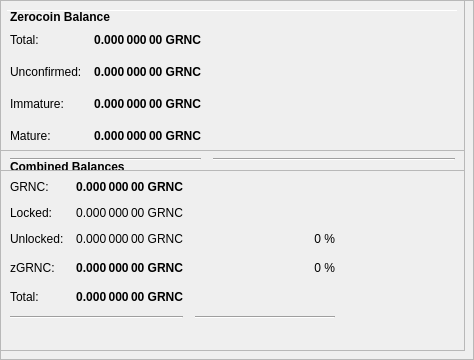
        <widget class="QFrame" name="frameObfuscation">
         <property name="minimumSize">
          <size>
           <width>0</width>
           <height>350</height>
          </size>
         </property>
         <property name="layoutDirection">
          <enum>Qt::LeftToRight</enum>
         </property>
         <property name="frameShape">
          <enum>QFrame::StyledPanel</enum>
         </property>
         <property name="frameShadow">
          <enum>QFrame::Raised</enum>
         </property>
         <widget class="QPushButton" name="runAutoDenom">
          <property name="geometry">
           <rect>
            <x>251</x>
            <y>17</y>
            <width>1</width>
            <height>1</height>
           </rect>
          </property>
          <property name="palette">
           <palette>
            <active>
             <colorrole role="WindowText">
              <brush brushstyle="SolidPattern">
               <color alpha="255">
                <red>0</red>
                <green>0</green>
                <blue>0</blue>
               </color>
              </brush>
             </colorrole>
             <colorrole role="Button">
              <brush brushstyle="SolidPattern">
               <color alpha="255">
                <red>239</red>
                <green>238</green>
                <blue>238</blue>
               </color>
              </brush>
             </colorrole>
             <colorrole role="Light">
              <brush brushstyle="SolidPattern">
               <color alpha="255">
                <red>255</red>
                <green>255</green>
                <blue>255</blue>
               </color>
              </brush>
             </colorrole>
             <colorrole role="Midlight">
              <brush brushstyle="SolidPattern">
               <color alpha="255">
                <red>247</red>
                <green>246</green>
                <blue>246</blue>
               </color>
              </brush>
             </colorrole>
             <colorrole role="Dark">
              <brush brushstyle="SolidPattern">
               <color alpha="255">
                <red>119</red>
                <green>119</green>
                <blue>119</blue>
               </color>
              </brush>
             </colorrole>
             <colorrole role="Mid">
              <brush brushstyle="SolidPattern">
               <color alpha="255">
                <red>159</red>
                <green>159</green>
                <blue>159</blue>
               </color>
              </brush>
             </colorrole>
             <colorrole role="Text">
              <brush brushstyle="SolidPattern">
               <color alpha="255">
                <red>0</red>
                <green>0</green>
                <blue>0</blue>
               </color>
              </brush>
             </colorrole>
             <colorrole role="BrightText">
              <brush brushstyle="SolidPattern">
               <color alpha="255">
                <red>255</red>
                <green>255</green>
                <blue>255</blue>
               </color>
              </brush>
             </colorrole>
             <colorrole role="ButtonText">
              <brush brushstyle="SolidPattern">
               <color alpha="255">
                <red>0</red>
                <green>0</green>
                <blue>0</blue>
               </color>
              </brush>
             </colorrole>
             <colorrole role="Base">
              <brush brushstyle="SolidPattern">
               <color alpha="255">
                <red>255</red>
                <green>255</green>
                <blue>255</blue>
               </color>
              </brush>
             </colorrole>
             <colorrole role="Window">
              <brush brushstyle="SolidPattern">
               <color alpha="255">
                <red>239</red>
                <green>238</green>
                <blue>238</blue>
               </color>
              </brush>
             </colorrole>
             <colorrole role="Shadow">
              <brush brushstyle="SolidPattern">
               <color alpha="255">
                <red>0</red>
                <green>0</green>
                <blue>0</blue>
               </color>
              </brush>
             </colorrole>
             <colorrole role="AlternateBase">
              <brush brushstyle="SolidPattern">
               <color alpha="255">
                <red>247</red>
                <green>246</green>
                <blue>246</blue>
               </color>
              </brush>
             </colorrole>
             <colorrole role="ToolTipBase">
              <brush brushstyle="SolidPattern">
               <color alpha="255">
                <red>255</red>
                <green>255</green>
                <blue>220</blue>
               </color>
              </brush>
             </colorrole>
             <colorrole role="ToolTipText">
              <brush brushstyle="SolidPattern">
               <color alpha="255">
                <red>0</red>
                <green>0</green>
                <blue>0</blue>
               </color>
              </brush>
             </colorrole>
            </active>
            <inactive>
             <colorrole role="WindowText">
              <brush brushstyle="SolidPattern">
               <color alpha="255">
                <red>0</red>
                <green>0</green>
                <blue>0</blue>
               </color>
              </brush>
             </colorrole>
             <colorrole role="Button">
              <brush brushstyle="SolidPattern">
               <color alpha="255">
                <red>239</red>
                <green>238</green>
                <blue>238</blue>
               </color>
              </brush>
             </colorrole>
             <colorrole role="Light">
              <brush brushstyle="SolidPattern">
               <color alpha="255">
                <red>255</red>
                <green>255</green>
                <blue>255</blue>
               </color>
              </brush>
             </colorrole>
             <colorrole role="Midlight">
              <brush brushstyle="SolidPattern">
               <color alpha="255">
                <red>247</red>
                <green>246</green>
                <blue>246</blue>
               </color>
              </brush>
             </colorrole>
             <colorrole role="Dark">
              <brush brushstyle="SolidPattern">
               <color alpha="255">
                <red>119</red>
                <green>119</green>
                <blue>119</blue>
               </color>
              </brush>
             </colorrole>
             <colorrole role="Mid">
              <brush brushstyle="SolidPattern">
               <color alpha="255">
                <red>159</red>
                <green>159</green>
                <blue>159</blue>
               </color>
              </brush>
             </colorrole>
             <colorrole role="Text">
              <brush brushstyle="SolidPattern">
               <color alpha="255">
                <red>0</red>
                <green>0</green>
                <blue>0</blue>
               </color>
              </brush>
             </colorrole>
             <colorrole role="BrightText">
              <brush brushstyle="SolidPattern">
               <color alpha="255">
                <red>255</red>
                <green>255</green>
                <blue>255</blue>
               </color>
              </brush>
             </colorrole>
             <colorrole role="ButtonText">
              <brush brushstyle="SolidPattern">
               <color alpha="255">
                <red>0</red>
                <green>0</green>
                <blue>0</blue>
               </color>
              </brush>
             </colorrole>
             <colorrole role="Base">
              <brush brushstyle="SolidPattern">
               <color alpha="255">
                <red>255</red>
                <green>255</green>
                <blue>255</blue>
               </color>
              </brush>
             </colorrole>
             <colorrole role="Window">
              <brush brushstyle="SolidPattern">
               <color alpha="255">
                <red>239</red>
                <green>238</green>
                <blue>238</blue>
               </color>
              </brush>
             </colorrole>
             <colorrole role="Shadow">
              <brush brushstyle="SolidPattern">
               <color alpha="255">
                <red>0</red>
                <green>0</green>
                <blue>0</blue>
               </color>
              </brush>
             </colorrole>
             <colorrole role="AlternateBase">
              <brush brushstyle="SolidPattern">
               <color alpha="255">
                <red>247</red>
                <green>246</green>
                <blue>246</blue>
               </color>
              </brush>
             </colorrole>
             <colorrole role="ToolTipBase">
              <brush brushstyle="SolidPattern">
               <color alpha="255">
                <red>255</red>
                <green>255</green>
                <blue>220</blue>
               </color>
              </brush>
             </colorrole>
             <colorrole role="ToolTipText">
              <brush brushstyle="SolidPattern">
               <color alpha="255">
                <red>0</red>
                <green>0</green>
                <blue>0</blue>
               </color>
              </brush>
             </colorrole>
            </inactive>
            <disabled>
             <colorrole role="WindowText">
              <brush brushstyle="SolidPattern">
               <color alpha="255">
                <red>119</red>
                <green>119</green>
                <blue>119</blue>
               </color>
              </brush>
             </colorrole>
             <colorrole role="Button">
              <brush brushstyle="SolidPattern">
               <color alpha="255">
                <red>239</red>
                <green>238</green>
                <blue>238</blue>
               </color>
              </brush>
             </colorrole>
             <colorrole role="Light">
              <brush brushstyle="SolidPattern">
               <color alpha="255">
                <red>255</red>
                <green>255</green>
                <blue>255</blue>
               </color>
              </brush>
             </colorrole>
             <colorrole role="Midlight">
              <brush brushstyle="SolidPattern">
               <color alpha="255">
                <red>247</red>
                <green>246</green>
                <blue>246</blue>
               </color>
              </brush>
             </colorrole>
             <colorrole role="Dark">
              <brush brushstyle="SolidPattern">
               <color alpha="255">
                <red>119</red>
                <green>119</green>
                <blue>119</blue>
               </color>
              </brush>
             </colorrole>
             <colorrole role="Mid">
              <brush brushstyle="SolidPattern">
               <color alpha="255">
                <red>159</red>
                <green>159</green>
                <blue>159</blue>
               </color>
              </brush>
             </colorrole>
             <colorrole role="Text">
              <brush brushstyle="SolidPattern">
               <color alpha="255">
                <red>119</red>
                <green>119</green>
                <blue>119</blue>
               </color>
              </brush>
             </colorrole>
             <colorrole role="BrightText">
              <brush brushstyle="SolidPattern">
               <color alpha="255">
                <red>255</red>
                <green>255</green>
                <blue>255</blue>
               </color>
              </brush>
             </colorrole>
             <colorrole role="ButtonText">
              <brush brushstyle="SolidPattern">
               <color alpha="255">
                <red>119</red>
                <green>119</green>
                <blue>119</blue>
               </color>
              </brush>
             </colorrole>
             <colorrole role="Base">
              <brush brushstyle="SolidPattern">
               <color alpha="255">
                <red>239</red>
                <green>238</green>
                <blue>238</blue>
               </color>
              </brush>
             </colorrole>
             <colorrole role="Window">
              <brush brushstyle="SolidPattern">
               <color alpha="255">
                <red>239</red>
                <green>238</green>
                <blue>238</blue>
               </color>
              </brush>
             </colorrole>
             <colorrole role="Shadow">
              <brush brushstyle="SolidPattern">
               <color alpha="255">
                <red>0</red>
                <green>0</green>
                <blue>0</blue>
               </color>
              </brush>
             </colorrole>
             <colorrole role="AlternateBase">
              <brush brushstyle="SolidPattern">
               <color alpha="255">
                <red>239</red>
                <green>238</green>
                <blue>238</blue>
               </color>
              </brush>
             </colorrole>
             <colorrole role="ToolTipBase">
              <brush brushstyle="SolidPattern">
               <color alpha="255">
                <red>255</red>
                <green>255</green>
                <blue>220</blue>
               </color>
              </brush>
             </colorrole>
             <colorrole role="ToolTipText">
              <brush brushstyle="SolidPattern">
               <color alpha="255">
                <red>0</red>
                <green>0</green>
                <blue>0</blue>
               </color>
              </brush>
             </colorrole>
            </disabled>
           </palette>
          </property>
          <property name="focusPolicy">
           <enum>Qt::NoFocus</enum>
          </property>
          <property name="autoFillBackground">
           <bool>true</bool>
          </property>
          <property name="text">
           <string/>
          </property>
          <property name="flat">
           <bool>true</bool>
          </property>
         </widget>
         <widget class="Line" name="line">
          <property name="geometry">
           <rect>
            <x>7</x>
            <y>10</y>
            <width>451</width>
            <height>1</height>
           </rect>
          </property>
          <property name="orientation">
           <enum>Qt::Horizontal</enum>
          </property>
         </widget>
         <widget class="QFrame" name="frame_3">
          <property name="geometry">
           <rect>
            <x>0</x>
            <y>150</y>
            <width>465</width>
            <height>201</height>
           </rect>
          </property>
          <property name="frameShape">
           <enum>QFrame::StyledPanel</enum>
          </property>
          <property name="frameShadow">
           <enum>QFrame::Raised</enum>
          </property>
          <layout class="QVBoxLayout" name="verticalLayout_5">
           <item>
            <layout class="QHBoxLayout" name="horizontalLayout_5" stretch="0">
             <item>
              <widget class="QLabel" name="label_5z">
               <property name="maximumSize">
                <size>
                 <width>16777215</width>
                 <height>20</height>
                </size>
               </property>
               <property name="font">
                <font>
                 <weight>75</weight>
                 <bold>true</bold>
                </font>
               </property>
               <property name="toolTip">
                <string>Combined Balances (including unconfirmed and immature coins)</string>
               </property>
               <property name="text">
                <string>&lt;html&gt;&lt;head/&gt;&lt;body&gt;&lt;p&gt;Combined Balances&lt;/p&gt;&lt;/body&gt;&lt;/html&gt;</string>
               </property>
              </widget>
             </item>
            </layout>
           </item>
           <item>
            <layout class="QGridLayout" name="gridLayout_3">
             <property name="spacing">
              <number>12</number>
             </property>
             <item row="7" column="0" colspan="2">
              <widget class="Line" name="lineSpendableBalance_3">
               <property name="orientation">
                <enum>Qt::Horizontal</enum>
               </property>
              </widget>
             </item>
             <item row="7" column="2">
              <widget class="Line" name="lineWatchBalance_3">
               <property name="sizePolicy">
                <sizepolicy hsizetype="Preferred" vsizetype="Fixed">
                 <horstretch>0</horstretch>
                 <verstretch>0</verstretch>
                </sizepolicy>
               </property>
               <property name="minimumSize">
                <size>
                 <width>140</width>
                 <height>0</height>
                </size>
               </property>
               <property name="orientation">
                <enum>Qt::Horizontal</enum>
               </property>
              </widget>
             </item>
             <item row="4" column="1">
              <widget class="QLabel" name="labelzBalancez">
               <property name="font">
                <font>
                 <weight>75</weight>
                 <bold>true</bold>
                </font>
               </property>
               <property name="cursor">
                <cursorShape>IBeamCursor</cursorShape>
               </property>
               <property name="toolTip">
                <string>Total of transactions that have yet to be confirmed, and do not yet count toward the spendable balance</string>
               </property>
               <property name="text">
                <string notr="true">0.000 000 00 GRNC</string>
               </property>
               <property name="alignment">
                <set>Qt::AlignRight|Qt::AlignTrailing|Qt::AlignVCenter</set>
               </property>
               <property name="textInteractionFlags">
                <set>Qt::LinksAccessibleByMouse|Qt::TextSelectableByKeyboard|Qt::TextSelectableByMouse</set>
               </property>
              </widget>
             </item>
             <item row="6" column="1">
              <widget class="QLabel" name="labelTotalz">
               <property name="font">
                <font>
                 <weight>75</weight>
                 <bold>true</bold>
                </font>
               </property>
               <property name="cursor">
                <cursorShape>IBeamCursor</cursorShape>
               </property>
               <property name="toolTip">
                <string>Total Balance, including unconfirmed and immature coins.</string>
               </property>
               <property name="text">
                <string notr="true">0.000 000 00 GRNC</string>
               </property>
               <property name="alignment">
                <set>Qt::AlignRight|Qt::AlignTrailing|Qt::AlignVCenter</set>
               </property>
               <property name="textInteractionFlags">
                <set>Qt::LinksAccessibleByMouse|Qt::TextSelectableByKeyboard|Qt::TextSelectableByMouse</set>
               </property>
              </widget>
             </item>
             <item row="4" column="3">
              <spacer name="horizontalSpacer_6">
               <property name="orientation">
                <enum>Qt::Horizontal</enum>
               </property>
               <property name="sizeHint" stdset="0">
                <size>
                 <width>40</width>
                 <height>20</height>
                </size>
               </property>
              </spacer>
             </item>
             <item row="6" column="0">
              <widget class="QLabel" name="labelTotalTextz">
               <property name="text">
                <string>Total:</string>
               </property>
              </widget>
             </item>
             <item row="1" column="0">
              <widget class="QLabel" name="labelBalanceTextz">
               <property name="text">
                <string>GRNC:</string>
               </property>
              </widget>
             </item>
             <item row="1" column="1">
              <widget class="QLabel" name="labelBalancez">
               <property name="font">
                <font>
                 <weight>75</weight>
                 <bold>true</bold>
                </font>
               </property>
               <property name="cursor">
                <cursorShape>IBeamCursor</cursorShape>
               </property>
               <property name="toolTip">
                <string>Your current spendable balance</string>
               </property>
               <property name="text">
                <string notr="true">0.000 000 00 GRNC</string>
               </property>
               <property name="alignment">
                <set>Qt::AlignRight|Qt::AlignTrailing|Qt::AlignVCenter</set>
               </property>
               <property name="textInteractionFlags">
                <set>Qt::LinksAccessibleByMouse|Qt::TextSelectableByKeyboard|Qt::TextSelectableByMouse</set>
               </property>
              </widget>
             </item>
             <item row="4" column="0">
              <widget class="QLabel" name="labelzBalanceTextz">
               <property name="toolTip">
                <string/>
               </property>
               <property name="text">
                <string>zGRNC:</string>
               </property>
              </widget>
             </item>
             <item row="4" column="2">
              <widget class="QLabel" name="labelzGRNCPercent">
               <property name="toolTip">
                <string>Current percentage of zGRNC.
If AutoMint is enabled this percentage will settle around the configured AutoMint percentage (default = 10%)</string>
               </property>
               <property name="text">
                <string>0 %</string>
               </property>
               <property name="alignment">
                <set>Qt::AlignRight|Qt::AlignTrailing|Qt::AlignVCenter</set>
               </property>
              </widget>
             </item>
             <item row="6" column="2">
              <widget class="QLabel" name="label100Percent">
               <property name="text">
                <string/>
               </property>
               <property name="alignment">
                <set>Qt::AlignRight|Qt::AlignTrailing|Qt::AlignVCenter</set>
               </property>
              </widget>
             </item>
             <item row="2" column="1">
              <widget class="QLabel" name="labelLockedBalance">
               <property name="toolTip">
                <string>Locked GRNC or Masternode collaterals. These are excluded from zGRNC minting.</string>
               </property>
               <property name="text">
                <string>0.000 000 00 GRNC</string>
               </property>
               <property name="alignment">
                <set>Qt::AlignRight|Qt::AlignTrailing|Qt::AlignVCenter</set>
               </property>
              </widget>
             </item>
             <item row="2" column="0">
              <widget class="QLabel" name="labelLockedBalanceText">
               <property name="toolTip">
                <string>Locked GRNC or Masternode collaterals. These are excluded from zGRNC minting.</string>
               </property>
               <property name="text">
                <string>Locked:</string>
               </property>
              </widget>
             </item>
             <item row="3" column="0">
              <widget class="QLabel" name="labelUnLockedBalanceText">
               <property name="toolTip">
                <string>Unlocked GRNCs. These can be used for zGRNC minting.</string>
               </property>
               <property name="text">
                <string>Unlocked:</string>
               </property>
              </widget>
             </item>
             <item row="3" column="1">
              <widget class="QLabel" name="labelUnLockedBalance">
               <property name="toolTip">
                <string>Unlocked GRNCs. These can be used for zGRNC minting.</string>
               </property>
               <property name="text">
                <string>0.000 000 00 GRNC</string>
               </property>
               <property name="alignment">
                <set>Qt::AlignRight|Qt::AlignTrailing|Qt::AlignVCenter</set>
               </property>
              </widget>
             </item>
             <item row="3" column="2">
              <widget class="QLabel" name="labelGRNCPercent">
               <property name="text">
                <string>0 %</string>
               </property>
               <property name="alignment">
                <set>Qt::AlignRight|Qt::AlignTrailing|Qt::AlignVCenter</set>
               </property>
              </widget>
             </item>
            </layout>
           </item>
           <item>
            <spacer name="verticalSpacer">
             <property name="orientation">
              <enum>Qt::Vertical</enum>
             </property>
             <property name="sizeHint" stdset="0">
              <size>
               <width>20</width>
               <height>40</height>
              </size>
             </property>
            </spacer>
           </item>
          </layout>
         </widget>
         <widget class="QFrame" name="frame_4">
          <property name="geometry">
           <rect>
            <x>0</x>
            <y>0</y>
            <width>465</width>
            <height>171</height>
           </rect>
          </property>
          <property name="frameShape">
           <enum>QFrame::StyledPanel</enum>
          </property>
          <property name="frameShadow">
           <enum>QFrame::Raised</enum>
          </property>
          <layout class="QVBoxLayout" name="verticalLayout_7">
           <item>
            <layout class="QHBoxLayout" name="horizontalLayout_8" stretch="0">
             <item>
              <widget class="QLabel" name="label_5z_3">
               <property name="maximumSize">
                <size>
                 <width>16777215</width>
                 <height>20</height>
                </size>
               </property>
               <property name="font">
                <font>
                 <weight>75</weight>
                 <bold>true</bold>
                </font>
               </property>
               <property name="text">
                <string>Zerocoin Balance</string>
               </property>
              </widget>
             </item>
            </layout>
           </item>
           <item>
            <layout class="QGridLayout" name="gridLayout_5">
             <property name="spacing">
              <number>12</number>
             </property>
             <item row="4" column="0">
              <widget class="QLabel" name="labelzBalanceMatureText">
               <property name="toolTip">
                <string>Mature: more than 20 confirmation and more than 3 mints of the same denomination after it was minted.
These zGRNC are spendable.</string>
               </property>
               <property name="text">
                <string>Mature:</string>
               </property>
              </widget>
             </item>
             <item row="5" column="0" colspan="2">
              <widget class="Line" name="lineSpendableBalance_5">
               <property name="orientation">
                <enum>Qt::Horizontal</enum>
               </property>
              </widget>
             </item>
             <item row="1" column="1">
              <widget class="QLabel" name="labelzBalance">
               <property name="font">
                <font>
                 <weight>75</weight>
                 <bold>true</bold>
                </font>
               </property>
               <property name="cursor">
                <cursorShape>IBeamCursor</cursorShape>
               </property>
               <property name="toolTip">
                <string>All available zGRNC, unconfirmed and immature zGRNC included.</string>
               </property>
               <property name="text">
                <string notr="true">0.000 000 00 GRNC</string>
               </property>
               <property name="alignment">
                <set>Qt::AlignRight|Qt::AlignTrailing|Qt::AlignVCenter</set>
               </property>
               <property name="textInteractionFlags">
                <set>Qt::LinksAccessibleByMouse|Qt::TextSelectableByKeyboard|Qt::TextSelectableByMouse</set>
               </property>
              </widget>
             </item>
             <item row="5" column="2">
              <widget class="Line" name="lineWatchBalance_5">
               <property name="sizePolicy">
                <sizepolicy hsizetype="Preferred" vsizetype="Fixed">
                 <horstretch>0</horstretch>
                 <verstretch>0</verstretch>
                </sizepolicy>
               </property>
               <property name="minimumSize">
                <size>
                 <width>140</width>
                 <height>0</height>
                </size>
               </property>
               <property name="orientation">
                <enum>Qt::Horizontal</enum>
               </property>
              </widget>
             </item>
             <item row="1" column="0">
              <widget class="QLabel" name="labelzBalanceText">
               <property name="toolTip">
                <string>All available zGRNC, unconfirmed and immature zGRNC included.</string>
               </property>
               <property name="text">
                <string>Total:</string>
               </property>
              </widget>
             </item>
             <item row="1" column="2">
              <spacer name="horizontalSpacer_8">
               <property name="orientation">
                <enum>Qt::Horizontal</enum>
               </property>
               <property name="sizeHint" stdset="0">
                <size>
                 <width>40</width>
                 <height>20</height>
                </size>
               </property>
              </spacer>
             </item>
             <item row="4" column="2">
              <spacer name="horizontalSpacer_4">
               <property name="orientation">
                <enum>Qt::Horizontal</enum>
               </property>
               <property name="sizeHint" stdset="0">
                <size>
                 <width>40</width>
                 <height>20</height>
                </size>
               </property>
              </spacer>
             </item>
             <item row="4" column="1">
              <widget class="QLabel" name="labelzBalanceMature">
               <property name="font">
                <font>
                 <weight>75</weight>
                 <bold>true</bold>
                </font>
               </property>
               <property name="toolTip">
                <string>Mature: more than 20 confirmation and more than 3 mints of the same denomination after it was minted.
These zGRNC are spendable.</string>
               </property>
               <property name="text">
                <string>0.000 000 00 GRNC</string>
               </property>
               <property name="alignment">
                <set>Qt::AlignRight|Qt::AlignTrailing|Qt::AlignVCenter</set>
               </property>
              </widget>
             </item>
             <item row="2" column="0">
              <widget class="QLabel" name="labelzBalanceUnconfirmedText">
               <property name="toolTip">
                <string>Unconfirmed: less than 20 confirmations
Immature: confirmed, but less than 3 mints of the same denomination after it was minted</string>
               </property>
               <property name="text">
                <string>Unconfirmed:</string>
               </property>
              </widget>
             </item>
             <item row="2" column="1">
              <widget class="QLabel" name="labelzBalanceUnconfirmed">
               <property name="font">
                <font>
                 <weight>75</weight>
                 <bold>true</bold>
                </font>
               </property>
               <property name="toolTip">
                <string>Unconfirmed: less than 20 confirmations
Immature: confirmed, but less than 3 mints of the same denomination after it was minted</string>
               </property>
               <property name="text">
                <string>0.000 000 00 GRNC</string>
               </property>
               <property name="alignment">
                <set>Qt::AlignRight|Qt::AlignTrailing|Qt::AlignVCenter</set>
               </property>
              </widget>
             </item>
             <item row="2" column="2">
              <spacer name="horizontalSpacer_5">
               <property name="orientation">
                <enum>Qt::Horizontal</enum>
               </property>
               <property name="sizeHint" stdset="0">
                <size>
                 <width>40</width>
                 <height>20</height>
                </size>
               </property>
              </spacer>
             </item>
             <item row="3" column="0">
              <widget class="QLabel" name="labelzBalanceImmatureText">
               <property name="toolTip">
                <string>Unconfirmed: less than 20 confirmations
Immature: confirmed, but less than 3 mints of the same denomination after it was minted</string>
               </property>
               <property name="text">
                <string>Immature:</string>
               </property>
              </widget>
             </item>
             <item row="3" column="1">
              <widget class="QLabel" name="labelzBalanceImmature">
               <property name="font">
                <font>
                 <weight>75</weight>
                 <bold>true</bold>
                </font>
               </property>
               <property name="toolTip">
                <string>Unconfirmed: less than 20 confirmations
Immature: confirmed, but less than 3 mints of the same denomination after it was minted</string>
               </property>
               <property name="text">
                <string>0.000 000 00 GRNC</string>
               </property>
               <property name="alignment">
                <set>Qt::AlignRight|Qt::AlignTrailing|Qt::AlignVCenter</set>
               </property>
              </widget>
             </item>
             <item row="3" column="2">
              <spacer name="horizontalSpacer_7">
               <property name="orientation">
                <enum>Qt::Horizontal</enum>
               </property>
               <property name="sizeHint" stdset="0">
                <size>
                 <width>40</width>
                 <height>20</height>
                </size>
               </property>
              </spacer>
             </item>
            </layout>
           </item>
          </layout>
         </widget>
        </widget>
